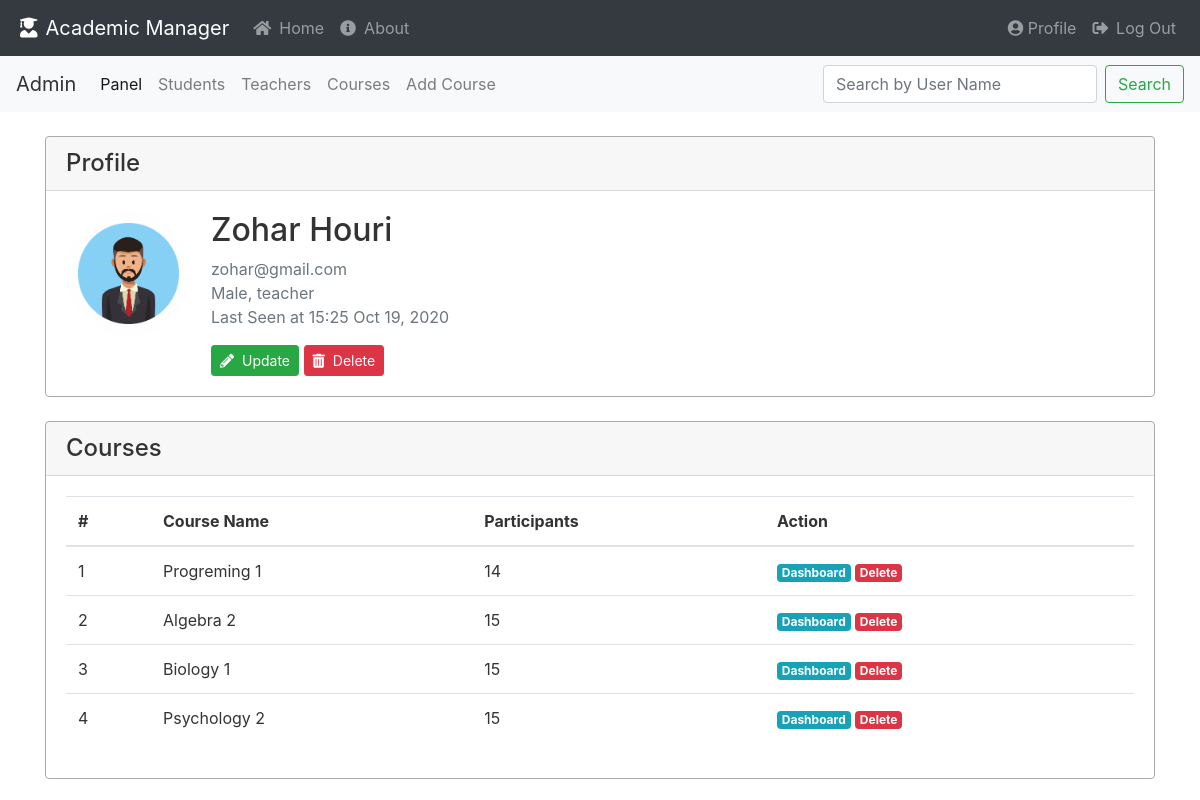
/teachers/watch/3 (signed in), run on the app's committed database.
### academic_manager/models.py (models this page shows, shortened)
class User(db.Model, UserMixin):
    __table_name__ = 'user'
    id = db.Column(db.Integer, primary_key=True)
    email = db.Column(db.String(100), nullable=False, unique=True)
    first_name = db.Column(db.String(30), nullable=False)
    last_name = db.Column(db.String(30), nullable=False)
    password = db.Column(db.String(60), nullable=False)
    profile_img = db.Column(db.String(30), nullable=False, default='default/default.jpg')
    gender = db.Column(db.String(1), nullable=False)  # ['m','f']
    creation_date = db.Column(db.DateTime, nullable=False, default=datetime.now)
    last_seen = db.Column(db.DateTime, nullable=False, default=datetime.now)
    role = db.Column(db.String(100), nullable=False)
    __mapper_args__ = {
        'polymorphic_identity': 'user',
        'polymorphic_on': role
    }
    @property
    def full_name(self):
        return f"{self.first_name.capitalize()} {self.last_name.capitalize()}"
    @property
    def is_admin(self):
        return self.role == 'admin'

class Course(db.Model):
    id = db.Column(db.Integer, primary_key=True)
    course_name = db.Column(db.String(30), nullable=False)
    teacher_id = db.Column(db.Integer, db.ForeignKey('teacher.id'), nullable=False)
    enrollment = db.relationship('Enrollment', backref='course', lazy=True)
    task = db.relationship('Task', backref='course', lazy=True)

### academic_manager/teachers/routes.py (the view)
@teachers.route("/watch/<int:user_id>")
@restricted(role=["admin"])
def watch_teacher(user_id):
    teacher_profile = Teacher.query.filter_by(id=user_id).first_or_404()
    image_file = url_for('static', filename='profile_pics/' + teacher_profile.profile_img)
    return render_template("watch_teacher.html", teacher=teacher_profile, image_file=image_file)

### academic_manager/extensions.py (called while the page is built)
def restricted(role):
    def decorator(func):
        @wraps(func)
        def wrapper(*args, **kwargs):
            if not current_user.is_authenticated:
                return login_manager.unauthorized()
            if current_user.role in role:
                return func(*args, **kwargs)
            if "current_user" in role and 'user_id' in kwargs:
                if kwargs['user_id'] == current_user.id:
                    return func(*args, **kwargs)
            abort(403)
        return wrapper
    return decorator

### academic_manager/models.py (called while the page is built)
@login_manager.user_loader
def load_user(user_id):
    return User.query.get(user_id)

### academic_manager/teachers/templates/watch_teacher.html (shortened to what this page needs)
{% extends "base.html" %}
{% block content %}
<div class="card">
    <h4 class="card-header">Profile</h4>
    <div class="card-body">
        <div class="media">
            <img class="rounded-circle profile-img" src="{{ image_file }}" alt="profile picture">
            <div class="media-body">
                <h2 class="account-heading">{{ teacher.full_name }}</h2>
                <p class="text-secondary">{{ teacher.email }}
                    <br>{{ teacher.gender }}, {{ teacher.role }}
                    <br>Last Seen at {{ teacher.last_seen.strftime('%H:%M %b %d, %Y') }}</p>
                {% if current_user.is_admin %}
                <a href="{{ url_for('main.update_user_profile', user_id=teacher.id) }}"
                   class="btn btn-success btn-sm"><i class="fas fa-pencil-alt mr-2"></i>Update</a>
                <button class="btn btn-danger btn-sm" data-toggle="modal" data-target="#deleteModal">
                    <i class="fas fa-trash-alt mr-2"></i>Delete</button>
                {% endif %}
            </div>
        </div>
    </div>
</div>
<br>
<div class="card">
    <h4 class="card-header">Courses</h4>
    <div class="card-body">
        <div>
            <table class="table" style="width:100%">
                <thead>
                <tr>
                    <th colspan="col">#</th>
                    <th colspan="col">Course Name</th>
                    <th colspan="col">Participants</th>
                    <th colspan="col">Action</th>
                </tr>
                </thead>
                <tbody>
                {% for course in teacher.course %}
                <tr>
                    <td colspan="row">{{ loop.index }}</td>
                    <td colspan="row">{{ course.course_name }}</td>
                    <td colspan="row">{{ course.enrollment | length }}</td>
                    <td colspan="row">
                        <a href="{{ url_for('courses.course_dashboard', course_id=course.id) }}"
                           class="badge badge-info">Dashboard</a>
                        <a href="{{ url_for('courses.delete_course', course_id=course.id) }}"
                           class="badge badge-danger">Delete</a>
                    </td>
                </tr>
                {% endfor %}
                </tbody>
            </table>
        </div>
    </div>
</div>
{% endblock %}

### academic_manager/static/styles/main.css (style rules this page uses)
body { background: #ffffff; color: #333333; }
.profile-img { height: 125px; width: 125px; margin-right: 20px; margin-bottom: 16px; }
.card { border: 1px solid #aaaaaa; }

### academic_manager/templates/base.html (style rules this page uses)
body { background: #ffffff; color: #333333; }
.profile-img { height: 125px; width: 125px; margin-right: 20px; margin-bottom: 16px; }
.card { border: 1px solid #aaaaaa; }

### data on the page
User: full_name "Zohar Houri", email "zohar@gmail.com", gender "Male", role "teacher", last_seen "15:25 Oct 19, 2020"
Course: course_name "Progreming 1", enrollment|length "14"
Course: course_name "Algebra 2", enrollment|length "15"
Course: course_name "Biology 1", enrollment|length "15"
Course: course_name "Psychology 2", enrollment|length "15"
